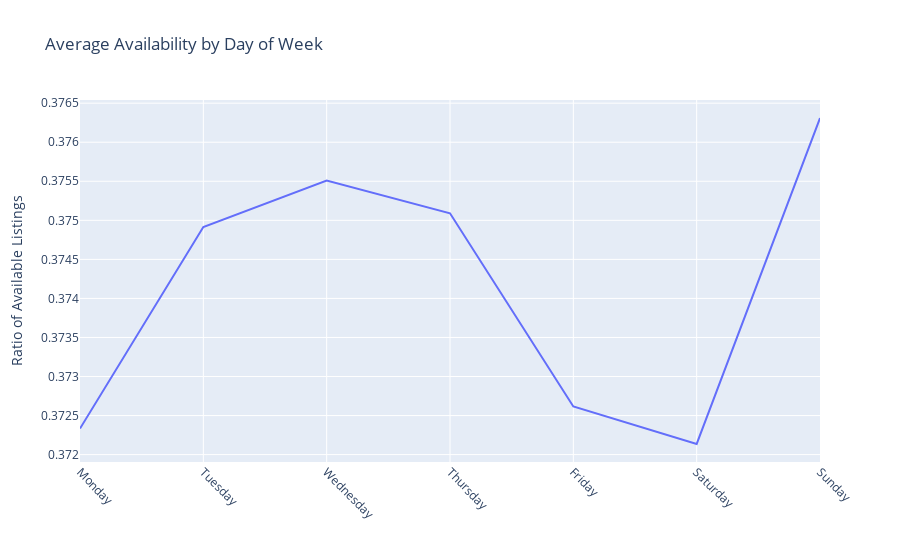

Notebook cell for this chart:
### Markdown cell above
Higher values suggest that higher number of available listings. From the graph it is clear

### Code cell
import plotly.express as px
calendar['dayofweek'] = calendar.date.dt.day_name()
days = calendar['dayofweek'].unique().tolist()
df_week = price_week = calendar.groupby('dayofweek')['booked'].mean().reindex(days)
df_week = df_week.reset_index()
fig3 = px.line(df_week, x = 'dayofweek', y = 'booked', title= 'Average Availability by Day of Week', labels = {'dayofweek': '', 
                                                                                                               'booked': 'Ratio of Available Listings'})
fig3.update_xaxes(tickangle= 45)
fig3.show()
# fig3 = px.line(, x = '')
# price_week.plot(title = 'Availability by Day of Week')
# plt.show()

### Figure 1 — Plotly figure (JSON) as saved in the notebook; plotly's stock layout.template omitted (floating-point values rounded to 4 significant figures)
{"data": [{"hovertemplate": "=%{x}<br>Ratio of Available Listings=%{y}<extra></extra>", "legendgroup": "", "line": {"color": "#636efa", "dash": "solid"}, "marker": {"symbol": "circle"}, "mode": "lines", "name": "", "orientation": "v", "showlegend": false, "type": "scatter", "x": ["Monday", "Tuesday", "Wednesday", "Thursday", "Friday", "Saturday", "Sunday"], "xaxis": "x", "y": [0.3723, 0.3749, 0.3755, 0.3751, 0.3726, 0.3721, 0.3763], "yaxis": "y"}], "layout": {"legend": {"tracegroupgap": 0}, "title": {"text": "Average Availability by Day of Week"}, "xaxis": {"anchor": "y", "domain": [0, 1], "tickangle": 45, "title": {"text": ""}}, "yaxis": {"anchor": "x", "domain": [0, 1], "title": {"text": "Ratio of Available Listings"}}}}
